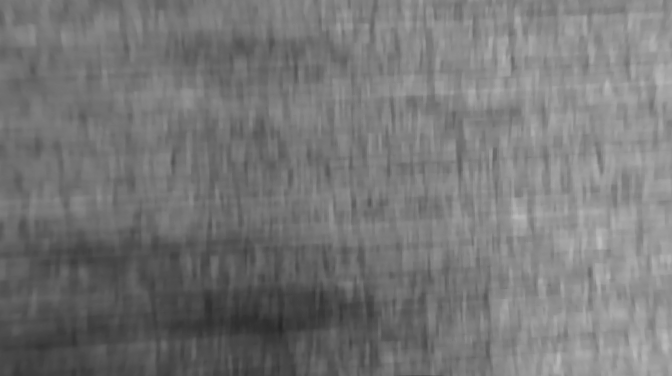
#> input picture frame0260.png, 672 x 376 px, found by its file name
$ python esm.py
#> lines starting #> are read from the running program, lines starting #| are printed output that depends on the picture; after the words box and inside, x2 and y2 are one past the last pixel; in counts of white or black regions, pixels touching at a corner belong together; long printed decimals are rounded
#> further down, ref_img is the input picture: shape (376, 672, 3); min 38, max 190, mean 118.5
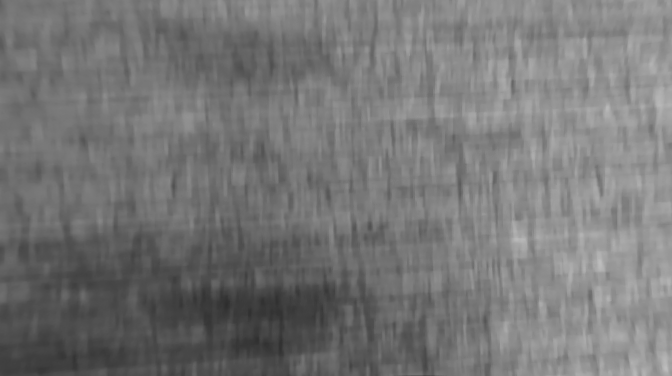
#> input picture frame0261.png, 672 x 376 px, found by its file name
#> further down, tar_img is the input picture: shape (376, 672, 3); min 45, max 189, mean 118.1
#!/usr/bin/env python3

import matplotlib.pyplot as plt
import numpy as np
import sys
try:
    sys.path.remove('/opt/ros/kinetic/lib/python2.7/dist-packages')
except:
    pass
import cv2

class esm:
    def __init__(self, img, rect):
        self.ref_img_full = cv2.cvtColor(img, cv2.COLOR_BGR2GRAY).astype(float)/255.
        self.ref_img = self.ref_img_full[rect[1]:rect[1]+rect[3],rect[0]:rect[0]+rect[2]]
        self.rect = rect
        self.precompute()
        self.ref_dxdy = self.image_gradient(self.ref_img)
        self.H0 = np.eye(3)
        self.H0[0,2] = rect[0]
        self.H0[1,2] = rect[1]
        self.H = np.eye(3)
        self.last_err = np.inf


    def show_process(self):
        plt.text(-300, -200, 'first image:\n', size = 10, color = "blue")
        plt.text(-300, 200, 'second image:\n', size = 10, color = "blue")
        self.ax1.imshow(self.ref_img_full,'gray',vmin=0,vmax=1)
        p0 = [0.,0.,1.]
        p1 = [0.,self.rect[2],1.]
        p2 = [self.rect[3],0.,1.]
        p3 = [self.rect[3],self.rect[2],1.]
        p = np.array([p0,p1,p2,p3])
        p_ref = np.dot(self.H0,p.T).T
        poly = plt.Polygon(((p_ref[0,0],p_ref[0,1]),
            (p_ref[2,0],p_ref[2,1]),
            (p_ref[3,0],p_ref[3,1]),
            (p_ref[1,0],p_ref[1,1])),
            fill=False,color='lime',linewidth=2)
        self.ax1.add_patch(poly)
        poly = plt.Polygon(((p_ref[0,0],p_ref[0,1]),
            (p_ref[2,0],p_ref[2,1]),
            (p_ref[3,0],p_ref[3,1]),
            (p_ref[1,0],p_ref[1,1])),
            fill=False,color='lime',linewidth=1)
        self.ax2.add_patch(poly)


        self.ax2.imshow(self.cur_img,'gray',vmin=0,vmax=1)
        #H = np.dot(self.H0,self.H)


        p = np.array([p0,p1,p2,p3])
        #H_inv = np.linalg.inv(self.H)
        tempH = np.dot(self.H0, self.H)
        p_cur = np.dot(tempH,p.T)
        p_cur = (p_cur/p_cur[2,:]).T
        poly = plt.Polygon(((p_cur[0,0],p_cur[0,1]),
            (p_cur[2,0],p_cur[2,1]),
            (p_cur[3,0],p_cur[3,1]),
            (p_cur[1,0],p_cur[1,1])),
            fill=False,color='yellow',linewidth=2)
        self.ax2.add_patch(poly)


        plt.pause(0.001)


    def track(self, img, show=False):
        self.cur_img = cv2.cvtColor(img, cv2.COLOR_BGR2GRAY).astype(float)/255.
        itr = 0
        if(show):
            fig = plt.figure()
            self.ax1 = fig.add_subplot(211)
            self.ax2 = fig.add_subplot(212)


        while(True):
            if(show):
                self.show_process()

            cur_img = self.get_cur_image()
            err,residuals = self.residuals(cur_img, self.ref_img)
            if self.last_err - err < 0.0000001:
                print("OK!")
                break
            else:
                if(show):
                    self.ax2.cla()
            self.last_err = err
            print('itr %d, err:%f'%(itr,err))
            Ji = (self.image_gradient(cur_img) + self.ref_dxdy)/2.
            J = np.zeros([self.rect[2],self.rect[3],8])
            for u in range(self.rect[2]):
                for v in range(self.rect[3]):
                    J[v,u] = np.dot(Ji[v,u,:], self.JwJg[v,u,:,:])
            J = J.reshape(-1,8)
            hessian = np.dot(J.T,J)
            hessian_inv = np.linalg.inv(hessian)
            temp = -np.dot(J.T,residuals)
            x0 = np.dot(hessian_inv,temp)

            A = np.zeros([3,3])
            for i in range(len(self.A)):
                A += x0[i] * self.A[i]

            dH = self.exp(A)

            self.H = np.dot(self.H,dH)
            itr+=1

    def exp(self,A):
        G = np.zeros([3,3])
        A_factor = np.eye(3)
        i_factor = 1.
        for i in range(9):
            G += A_factor/i_factor
            A_factor = np.dot(A_factor, A)
            i_factor*= float(i+1)
        return G

    def residuals(self, img1, img2):
        residuals = img1 - img2
        m = np.sum(residuals*residuals)
        return np.sqrt(m/(self.rect[2]*self.rect[3])), residuals.reshape(-1)


    def get_cur_image(self):
        H = np.dot(self.H0, self.H)
        return cv2.warpPerspective(self.cur_img, H,(self.rect[2],self.rect[3]),flags=cv2.INTER_LINEAR + cv2.WARP_INVERSE_MAP)

    def image_gradient(self, img):
        dx = np.roll(img,-1,axis=1) - img
        dy = np.roll(img,-1,axis=0) - img
        dx[:,-1] = 0.
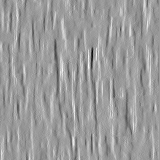
#> dx: shape (160, 160) float64; min -0.122, max 0.0784, mean 0.000594; drawn with min black and max white
        dx[-1,:] = 0.
#> dx: shape (160, 160) float64; 0.51% of pixels changed, all inside (x1, y1, x2, y2) = (0, 159, 159, 160)
        dy[:,-1] = 0.
#> dy: shape (160, 160) float64; min -0.098, max 0.141, mean -1.73e-20
        dy[-1,:] = 0.
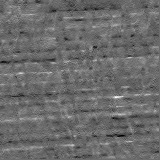
#> dy: shape (160, 160) float64; min -0.0431, max 0.0588, mean -0.000156; drawn with min black and max white
        return np.dstack([dx,dy])


    def precompute(self):
        A1 = np.array([0,0,1,0,0,0,0,0,0.]).reshape([3,3])
        A2 = np.array([0,0,0,0,0,1,0,0,0.]).reshape([3,3])
        A3 = np.array([0,1,0,0,0,0,0,0,0.]).reshape([3,3])
        A4 = np.array([0,0,0,1,0,0,0,0,0.]).reshape([3,3])
        A5 = np.array([1,0,0,0,-1,0,0,0,0.]).reshape([3,3])
        A6 = np.array([0,0,0,0,-1,0,0,0,1.]).reshape([3,3])
        A7 = np.array([0,0,0,0,0,0,1,0,0.]).reshape([3,3])
        A8 = np.array([0,0,0,0,0,0,0,1,0.]).reshape([3,3])
        self.A = [A1,A2,A3,A4,A5,A6,A7,A8]

        self.Jg = np.vstack([A1.flatten(),
            A2.flatten(),
            A3.flatten(),
            A4.flatten(),
            A5.flatten(),
            A6.flatten(),
            A7.flatten(),
            A8.flatten()]).T
        self.A = [A1,A2,A3,A4,A5,A6,A7,A8]

        u, v = np.meshgrid( range(self.rect[2]), range(self.rect[3]))
        self.Jw = np.zeros([self.rect[2],self.rect[3],2,9])
        self.Jw[:,:,0,0] = u
        self.Jw[:,:,0,1] = v
        self.Jw[:,:,0,2] = 1.
        self.Jw[:,:,0,6] = -u*u
        self.Jw[:,:,0,7] = -u*v
        self.Jw[:,:,0,8] = -u

        self.Jw[:,:,1,3] = u
        self.Jw[:,:,1,4] = v
        self.Jw[:,:,1,5] = 1.
        self.Jw[:,:,1,6] = -u*v
        self.Jw[:,:,1,7] = -v*v
        self.Jw[:,:,1,8] = -v

        self.JwJg = np.dot(self.Jw,self.Jg)


if __name__ == "__main__":
    #ref_img = cv2.imread('/home/liu/bag/lookdown/gain4/frame0754.png')
    #tar_img = cv2.imread('/home/liu/bag/lookdown/gain4/frame0755.png')
    ref_img = cv2.imread('/home/liu/DP_DATA/HPatches/v_adam/2.ppm')
    tar_img = cv2.imread('/home/liu/DP_DATA/HPatches/v_adam/4.ppm')

    ref_img = cv2.imread('/home/liu/bag/lookdown/gain4/frame0260.png')
    tar_img = cv2.imread('/home/liu/bag/lookdown/gain4/frame0261.png')
    esm = esm(ref_img, [400, 100, 160, 160]) #x,y,weight,height
    esm.track(tar_img,True)
#> the loop in track, `while(True):` made 34 passes
#> (err, self.last_err) on passes 2, 3, 4, 5, 6, 7, 8, 11, 12, 13, 14, 23: (0.0562, 0.0562), (0.0544, 0.0544), (0.052, 0.052), (0.0485, 0.0485), (0.045, 0.045), (0.0428, 0.0428), (0.0418, 0.0418), (0.0407, 0.0407), (0.0405, 0.0405), (0.0404, 0.0404), (0.0402, 0.0402), (0.0345, 0.0345)
#> (err, self.last_err, temp) on passes 1, 9, 10, 15, 16, 17: (0.0573, 0.0573, [-1.09, 0.133, -105.7, 29.48, -124, 89.97, 10147.1, 9013.5]), (0.0413, 0.0413, [0.0956, 0.381, 4.19, 38.4, -10.67, -61.09, -4436, -3175.6]), (0.041, 0.041, [0.0891, 0.314, 4.68, 28.57, -9.96, -49.36, -3227.9, -2610]), (0.04, 0.04, [0.0815, 0.216, 5.32, 10.74, -11.36, -34.68, -1140, -1876.8]), (0.0397, 0.0397, [0.0823, 0.22, 5.94, 9.9, -11.82, -35.42, -1056, -1936.9]), (0.0395, 0.0395, [0.0812, 0.231, 6.28, 9.39, -12.78, -36.36, -954.1, -1981.7])
#| itr 0, err:0.05726
#| itr 1, err:0.05617
#| itr 2, err:0.05441
#| itr 3, err:0.05195
#| itr 4, err:0.04847
#| itr 5, err:0.04502
#| itr 6, err:0.04285
#| itr 7, err:0.04184
#> (further printed lines are left out)
#> pass 1, in show_process, `plt.pause(0.001)`:
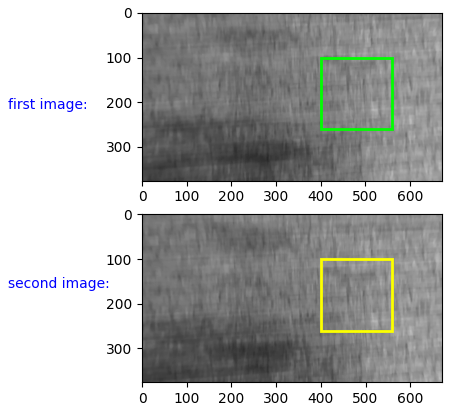
#> figure drawn by matplotlib, 2 panels
#> pass 1, in residuals, `residuals = img1 - img2`:
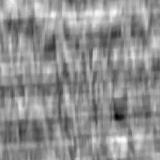
#> residuals: shape (160, 160) float64; min -0.255, max 0.2, mean 0.00196; drawn with min black and max white
#> pass 1, in image_gradient (call 2), `dx = np.roll(img,-1,axis=1) - img`:
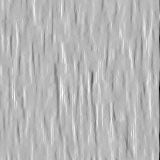
#> dx: shape (160, 160) float64; min -0.192, max 0.0745, mean 0; drawn with min black and max white
#> pass 1, in image_gradient (call 2), `dy = np.roll(img,-1,axis=0) - img`:
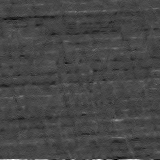
#> dy: shape (160, 160) float64; min -0.0549, max 0.145, mean -1.04e-19; drawn with min black and max white
#> after the loop in track, `while(True):`: itr = 33
    print(esm.H)
#| [[ 9.99455097e-01  2.67613614e-03  8.86937179e-03]
#|  [-3.37771110e-03  1.00024182e+00  2.33759322e+01]
#|  [-3.66494375e-06  4.22978269e-06  1.00039331e+00]]
    plt.show()
